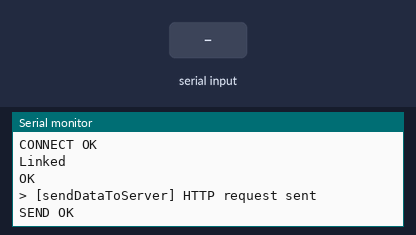
This sketch was run on a simulated Arduino Uno, built with avr-gcc and run on an emulated ATmega328P. Shown: the last lines printed to the serial monitor. The inputs (shaded band) are chosen by the test bench. The modem accepts every AT command (registered, SIM ready, sends succeed) and sends nothing else.

Above: at 3.2 s.
3.3 s: "1" received over the second serial link
At 4.5 s:
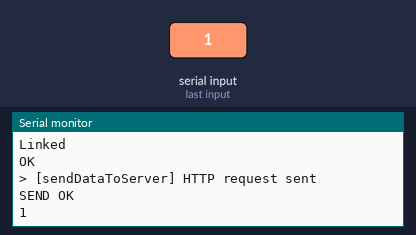
4.8 s: "0" received over the second serial link
At 5.7 s:
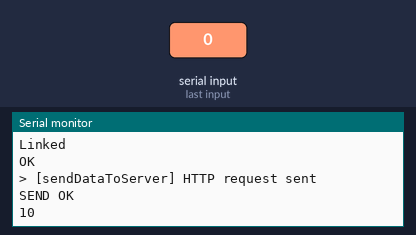

Measured:
- after the input at 3.3 s, the serial monitor: prints a new line at once (image 1)
- after the input at 4.8 s, the serial monitor: prints a new line at once (image 2)

The sketch:

38.ESP_WiFi_Flask.ino
```cpp
#include <SoftwareSerial.h>

// 흐름 정리

/*
  1. setup()
    - AT: ESP 살아있는지 확인
    - AT+CWMODE=1: Wifi 동작 모드 설정
    - AT+CWJAP="ssid","password": 와이파이 공유기 접속
    - AT+CIPMUX=0: 안정적인 통신을 위해 한 번에 하나의 연결만 하도록 제한
*/

/*
  2. loop()
    - 5초마다 sendDataToServer(25, 60) 실행
    - sendDataToServer()
      - AT+CIPSTART="TCP","서버IP",포트: TCP 열기
      - 온도와 습도에 해단 HTTP 요청 문자열 생성
      - AT+CIPSEND=길이: 해당 길이만큼 HTTP 요청
      - > 나올 때까지 기다리면서 HTTP GET 요청 전송
      - AT+CIPCLOSE로 연결 종료
*/

/*
  3. senCommand()
    - 공통 유틸 함수
    - 명령 문자열과 \r\n(종료용 빈 문자열) 전송
    - ESP 응답을 읽어 시리얼 모니터에 출력
    - 응답 안에 원하는 문자열 나오면 성공
    - timeout 까지 안나오면 실패
*/

// ────────────────────────────────────────────────
// 1. ESP-01(ESP8266)과 통신할 SoftwareSerial 포트 설정
//    - D2 : Arduino가 데이터를 "받는" 핀 (ESP-01의 TX에 연결)
//    - D3 : Arduino가 데이터를 "보내는" 핀 (ESP-01의 RX에 연결)
//    - 실제 배선:
//        ESP-01 TX  -> 아두이노 D2
//        ESP-01 RX  <- 아두이노 D3  (5V → 3.3V 레벨 변환 권장)
// ────────────────────────────────────────────────
SoftwareSerial esp8266(2, 3);

// ────────────────────────────────────────────────
// 2. 접속할 WiFi AP 정보
//    - 반드시 자신이 사용하는 공유기의 SSID / 비밀번호로 수정할 것
// ────────────────────────────────────────────────
// const char* ssid     = "spreatics_eungam_cctv";        // WiFi SSID (슬라이드 예시)
// const char* password = "sperateics*";  // WiFi PASSWORD (슬라이드 예시)

const char* ssid     = "Galaxy_A90";        // WiFi SSID (슬라이드 예시)
const char* password = "19941207";  // WiFi PASSWORD (슬라이드 예시)

// ────────────────────────────────────────────────
// 3. Flask 서버가 실행 중인 PC의 IP 주소와 포트 번호
//    - Windows의 cmd 창에서 ipconfig 입력 후 IPv4 주소를 확인해서
//      아래 server 값에 넣어야 한다.
//    - port 는 Flask 코드(app.run)에서 지정한 포트 번호와 동일하게.
// ────────────────────────────────────────────────
// const char* server = "192.168.1.138";  // 예시 IP, 반드시 본인 PC IPv4로 변경
const char* server = "10.119.92.28";
const int   port   = 5000;               // Flask 서버 포트 (예: 5000)

// ────────────────────────────────────────────────
// 4. 공통 유틸리티 함수: AT 명령을 ESP-01에게 보내고
//    응답에 특정 문자열(expect)이 포함되면 true, 아니면 false 반환
//
//    - bool: 반환값으로 응답을 잘 했는지 확인
//    - cmd      : ESP로 보낼 AT 명령 문자열 ("AT", "AT+CWMODE=1" 등)
//    - expect   : 응답에서 기대하는 문자열 (기본값 "OK")
//                 예) "WIFI GOT IP", "CONNECT", ">" 등
//    - timeout  : 최대 대기 시간 (밀리초 단위)
// ────────────────────────────────────────────────

bool sendCommand(const String& cmd, const char* expect = "OK",
                 unsigned long timeout = 5000) {

  // 4-1. ESP-01로 AT 명령 전송
  //      예: "AT", "AT+CWMODE=1" ...
  esp8266.print(cmd);

  // 4-2. AT 명령 끝에는 항상 CRLF(\r\n)를 붙여야 한다.
  //      시리얼 모니터에서 "Both NL & CR" 옵션과 동일한 역할.
  esp8266.print("\r\n");

  // 4-3. 현재 시간을 기록해서, timeout ms 동안만 응답을 기다리기 위한 기준값
  unsigned long start = millis();

  // 4-4. ESP로부터 받은 전체 응답을 저장할 버퍼
  String buf;

  // 4-5. timeout이 지나기 전까지 루프를 돌면서 데이터를 계속 읽는다.
  while (millis() - start < timeout) {
    // 4-5-1. ESP가 보낸 데이터가 있으면 모두 읽어서 buf에 추가
    while (esp8266.available()) {
      char c = (char)esp8266.read();  // 1바이트 읽기
      buf += c;                       // 문자열 버퍼에 누적
      Serial.write(c);               // 동시에 PC 시리얼 모니터에도 그대로 출력
    }

    // 4-5-2. 응답 문자열 buf 안에 기대하는 문자열(expect)이 포함되어 있으면 성공
    //        예) buf 안에 "OK" 가 포함되면 true 반환
    if (expect && buf.indexOf(expect) != -1) {
      return true;           // 기대 문자열을 찾았으므로 성공 처리
    }
  }

  // 4-6. 여기까지 왔다는 것은 timeout ms 동안 기대하는 문자열을 못 찾았다는 뜻
  Serial.println(F("\n[sendCommand] timeout"));
  Serial.print(F("Last response: "));
  Serial.println(buf);       // 마지막으로 받은 전체 응답을 출력해서 디버깅에 사용
  return false;              // 실패
}

// ────────────────────────────────────────────────
// 5. setup()
//    - 아두이노가 켜질 때 한 번만 실행되는 초기화 코드
//    - PC와 ESP-01의 시리얼 속도를 맞추고, WiFi 접속을 수행한다.
// ────────────────────────────────────────────────
void setup() {
  // 5-1. PC ↔ Arduino 시리얼 통신 시작
  //      시리얼 모니터 보레이트도 9600으로 맞춰야 한다.
  Serial.begin(9600);

  // 5-2. Arduino ↔ ESP-01 시리얼 통신 시작
  //      이 보드(ESP-01)의 AT 펌웨어가 115200bps 인 것으로 확인되었으므로 115200 사용
  esp8266.begin(9600);

  Serial.println(F("\n=== ESP8266 WiFi + Flask Demo ==="));

  // 5-3. ESP-01이 부팅을 끝내고 응답 준비를 할 수 있도록 약간 기다림
  delay(2000);

  // ── (1) AT 통신 테스트 ─────────────────────────
  // "AT" 명령에 "OK"가 돌아오면
  // - 배선 OK
  // - 보레이트 OK
  // - ESP-01 전원/부팅 OK
  sendCommand("AT", "OK", 2000);

  // ── (2) WiFi 모드 설정 ─────────────────────────
  // AT+CWMODE=1 : Station 모드(일반적인 WiFi 클라이언트 모드)
  sendCommand("AT+CWMODE=1", "OK", 2000);

  // ── (3) AP(공유기)에 접속 ──────────────────────
  // AT+CWJAP="ssid","password"
  {
    // String 을 사용해 "AT+CWJAP=\"SSID\",\"PASSWORD\"" 형식으로 조합
    String cmd = String("AT+CWJAP=\"") + ssid + "\",\"" + password + "\"";

    // 연결에 성공하면 응답에 "WIFI GOT IP" 문자열이 포함된다.
    // (네트워크에서 IP를 할당받았다는 의미)
    sendCommand(cmd, "WIFI GOT IP", 20000);  // WiFi 연결은 오래 걸릴 수 있어서 timeout을 20초로 설정
  }

  // ── (4) TCP 단일 연결 모드 설정 ─────────────────
  // AT+CIPMUX=0 : 다중 연결(MUX) 모드가 아닌, 단일 연결 모드
  //               HTTP 요청을 하나씩 보낼 때 사용하기 편함
  sendCommand("AT+CIPMUX=0", "OK", 2000);

  Serial.println(F("=== WiFi init done ==="));
}

// ────────────────────────────────────────────────
// 6. loop()
//    - setup() 이후 무한히 반복되는 부분
//    - 여기서는 예제로 temp/hum 값을 조금씩 바꾸면서
//      주기적으로 Flask 서버에 GET 요청을 보내는 역할만 수행.
// ────────────────────────────────────────────────
void loop() {
  // 6-1. static 변수: 함수가 다시 호출되어도 값이 유지된다.
  //     temp/hum 을 계속 누적해서 바꾸기 위해 static 사용.
  static int temp = 25;
  static int hum  = 60;

  // 6-2. 예제용 데이터 생성
  //     - 실제 센서를 연결하면 이 부분을 센서값 읽는 코드로 교체하면 된다.
  temp = (temp + 1) % 40;   // 0~39 범위를 반복 (온도)
  hum  = (hum + 2) % 100;   // 0~99 범위를 반복 (습도)

  // 6-3. 위에서 만든 temp/hum 값을 Flask 서버로 전송
  sendDataToServer(temp, hum);

  // 6-4. 5초 기다린 후 다음 전송
  delay(5000);
}

// ────────────────────────────────────────────────
 // 7. 실제로 Flask 서버(/data)에 GET 요청을 보내는 함수
//    - 예) GET /data?temperature=25&humidity=60 HTTP/1.1
// ────────────────────────────────────────────────
void sendDataToServer(int temp, int hum) {
  // 7-1. 요청 URL(쿼리스트링)을 문자열로 생성
  //      최종적으로 "/data?temperature=25&humidity=60" 형태가 된다.
  String url = String("/data?temperature=") + String(temp) +
               "&humidity=" + String(hum);

  // 7-2. Flask 서버(IP: server, Port: port)에 TCP 연결 요청
  //      AT+CIPSTART="TCP","192.168.200.100",5000
  String cmd = String("AT+CIPSTART=\"TCP\",\"") + server + "\"," + port;

  //      "CONNECT" 라는 응답이 오면 TCP 연결 성공
  if (!sendCommand(cmd, "CONNECT", 5000)) {
    Serial.println(F("[sendDataToServer] TCP connect failed"));
    return;   // 연결 실패 시 함수 종료
  }

  // 7-3. HTTP GET 요청 전체 문자열 만들기
  //      HTTP/1.1 프로토콜 형식에 맞게 헤더까지 구성해야 한다.
  String req;
  req  = "GET " + url + " HTTP/1.1\r\n";                         // 요청 라인
  req += "Host: " + String(server) + ":" + String(port) + "\r\n"; // Host 헤더
  req += "Connection: close\r\n\r\n";                            // 연결 종료 옵션 + 빈 줄(헤더 종료)

  // 7-4. 먼저 보낼 데이터 길이를 ESP에 알려준다.
  //      AT+CIPSEND=요청길이
  cmd = String("AT+CIPSEND=") + req.length();

  //      ESP 응답에서 '>' 프롬프트가 나오면 "이제 데이터를 보내도 좋다"는 의미
  if (!sendCommand(cmd, ">", 3000)) {
    Serial.println(F("[sendDataToServer] CIPSEND '>' not received"));
    return;  // '>'를 못 받으면 실제 HTTP 요청을 보내지 않고 종료
  }

  // 7-5. 실제 HTTP 요청 문자열 전송
  esp8266.print(req);
  Serial.println(F("[sendDataToServer] HTTP request sent"));

  // 7-6. 서버(Flask)에서 오는 응답을 5초 동안 읽어서 resp에 저장
  unsigned long start = millis();
  String resp;
  while (millis() - start < 5000) {
    while (esp8266.available()) {
      char c = (char)esp8266.read();
      resp += c;           // 응답을 문자열로 누적
      Serial.write(c);     // 동시에 시리얼 모니터에도 표시
    }
  }

  Serial.println(F("\n[sendDataToServer] Response received (truncated):"));
  Serial.println(resp);    // 응답 전체(또는 일부)를 한 번 더 출력

  // 7-7. HTTP 통신이 끝났으므로 TCP 소켓을 닫는다.
  //      AT+CIPCLOSE
  sendCommand("AT+CIPCLOSE", "OK", 2000);
  Serial.println(F("[sendDataToServer] connection closed\n"));
}
```
